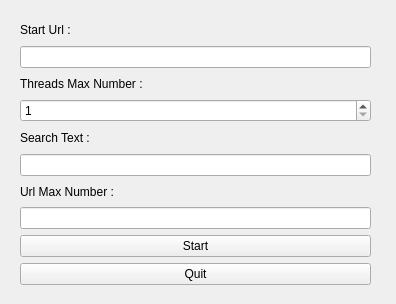
<?xml version="1.0" encoding="UTF-8"?>
<ui version="4.0">
 <class>InputWindow</class>
 <widget class="QWidget" name="InputWindow">
  <property name="geometry">
   <rect>
    <x>0</x>
    <y>0</y>
    <width>396</width>
    <height>304</height>
   </rect>
  </property>
  <property name="sizePolicy">
   <sizepolicy hsizetype="Fixed" vsizetype="Fixed">
    <horstretch>0</horstretch>
    <verstretch>0</verstretch>
   </sizepolicy>
  </property>
  <property name="windowTitle">
   <string>Enter Initial Data</string>
  </property>
  <property name="autoFillBackground">
   <bool>false</bool>
  </property>
  <widget class="QWidget" name="gridLayoutWidget">
   <property name="geometry">
    <rect>
     <x>20</x>
     <y>20</y>
     <width>351</width>
     <height>265</height>
    </rect>
   </property>
   <layout class="QGridLayout" name="gridLayout">
    <item row="5" column="0">
     <widget class="QLineEdit" name="searchTextLineEdit">
      <property name="placeholderText">
       <string/>
      </property>
     </widget>
    </item>
    <item row="9" column="0">
     <widget class="QPushButton" name="quitPushButton">
      <property name="text">
       <string>Quit</string>
      </property>
     </widget>
    </item>
    <item row="7" column="0">
     <widget class="QLineEdit" name="maxUrlsLineEdit">
      <property name="placeholderText">
       <string/>
      </property>
     </widget>
    </item>
    <item row="8" column="0">
     <widget class="QPushButton" name="startPushButton">
      <property name="text">
       <string>Start</string>
      </property>
     </widget>
    </item>
    <item row="1" column="0">
     <widget class="QLineEdit" name="startUrlLineEdit">
      <property name="placeholderText">
       <string/>
      </property>
     </widget>
    </item>
    <item row="0" column="0">
     <widget class="QLabel" name="startUrlLabel">
      <property name="text">
       <string>Start Url :</string>
      </property>
     </widget>
    </item>
    <item row="4" column="0">
     <widget class="QLabel" name="searchTextLabel">
      <property name="text">
       <string>Search Text :</string>
      </property>
     </widget>
    </item>
    <item row="2" column="0">
     <widget class="QLabel" name="maxThreads">
      <property name="text">
       <string>Threads Max Number :</string>
      </property>
     </widget>
    </item>
    <item row="6" column="0">
     <widget class="QLabel" name="maxUrlsLabel">
      <property name="text">
       <string>Url Max Number :</string>
      </property>
     </widget>
    </item>
    <item row="3" column="0">
     <widget class="QSpinBox" name="maxThreadsSpinBox">
      <property name="minimum">
       <number>1</number>
      </property>
     </widget>
    </item>
   </layout>
  </widget>
 </widget>
 <resources/>
 <connections/>
</ui>
